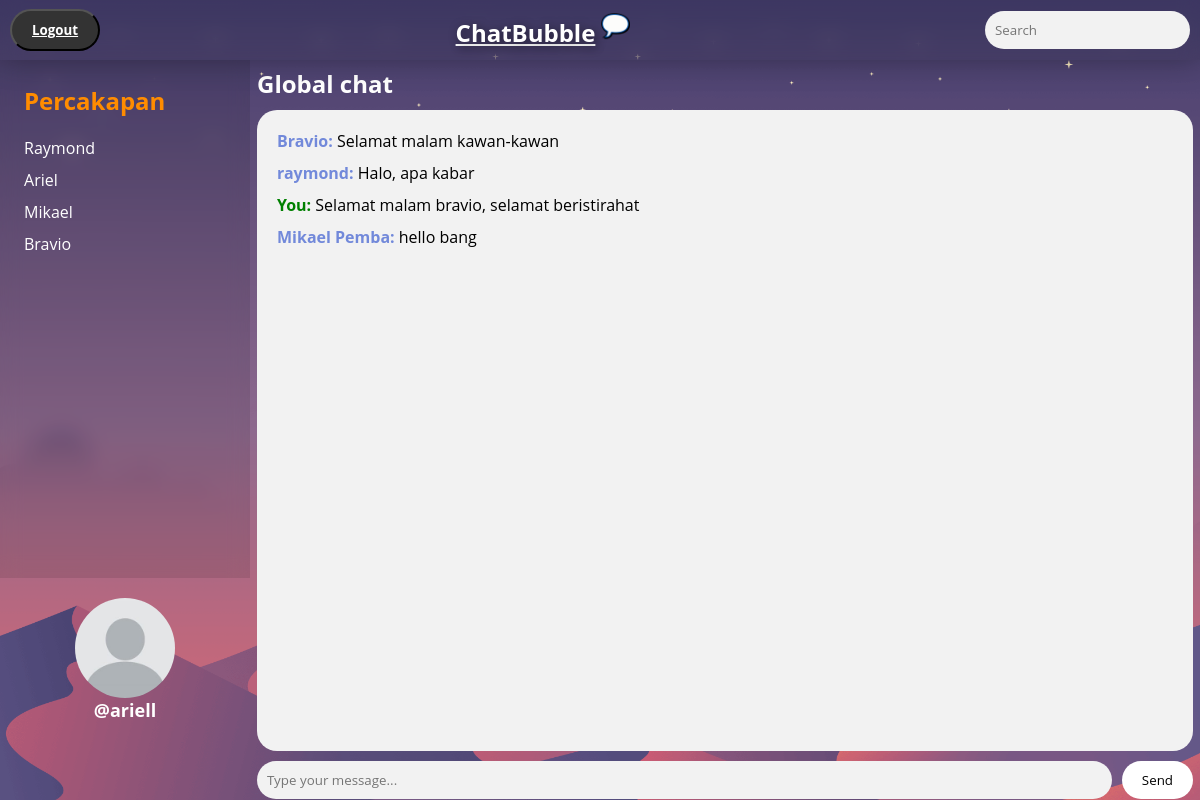
The app's page /login/chatbubble.php (signed in) with its own data.
### tables this page shows
CREATE TABLE `message` (
  `message_id` int(11) NOT NULL,
  `username` varchar(50) NOT NULL,
  `isi_pesan` varchar(255) NOT NULL,
  `waktu_terkirim` datetime NOT NULL DEFAULT current_timestamp(),
  `isi_media` varchar(255) DEFAULT NULL
);

### login/koneksi.php (called while the page is built, shortened)
<?php
    $db = mysqli_connect("localhost", "root", "", "useraccount");
    function query($query) {
        global $db;
        $result = mysqli_query($db, $query);
        $rows = [];
        while( $row = mysqli_fetch_assoc($result) ) {
            $rows[] = $row;
        }
        return $rows;
    }
?>

### login/chatbubble.php (the view, shortened to what this page needs)
<?php
  require 'koneksi.php';
  $username = $_SESSION["username"];
  $account = query("SELECT * FROM admin_account WHERE username = '$username'")[0];
$globalM = query("SELECT * FROM `message`");
?>
<!DOCTYPE html>
<html>
  <head>
    <link href="chatbubble.css" rel="stylesheet" type="text/css">
  </head>
  <body>
    <header class="navbar">
      <nav id="logout">
        <ul>
          <a href="logout.php">
          <button id="logout-btn" >Logout</button>
          </a>
        </ul>
      </nav>
      <nav id="name">
        <div class="logo"><a href="#">ChatBubble</a>
          <img src="../chatbubble.png" alt="chatbubble">
        </div>
      </nav>
      <div class="search-box">
        <input type="text" placeholder="Search">
      </div>
    </header>
    <main>
      <div class="side-bar">
        <div class="Percakapan">
          <h2>Percakapan</h2>
          <ul>
            <li><a href="#">Raymond</a></li>
            <li><a href="#">Ariel</a></li>
            <li><a href="#">Mikael</a></li>
            <li><a href="#">Bravio</a></li>
          </ul>
        </div>
        <div class="user-profile">
          <img class="profile-pic" src="UserProfile/<?= $account['picture']; ?>" onclick="showUploadPopup()">
          <p class="user-profile-name">@<?= $username ?></p>
        </div>
      </div>
      <div class="chat">
        <h2>Global chat</h2>
        <div class="chat-box">
          <?php foreach( $globalM as $row ) : ?>
            <?php if( $username == $row["username"] ) : ?>
              <p><strong style="color:green;">You:</strong> <?= $row["isi_pesan"] ?></p>
              <?php continue; ?>
            <?php endif; ?>
              <p><strong><?= $row["username"] ?>:</strong> <?= $row["isi_pesan"] ?></p>
          <?php endforeach; ?>
        </div>
        <form class="form" action="" method="post">
          <input  name="yourMessage" type="text" placeholder="Type your message..." required>
          <button name="sendM" type='submit' onclick="chating()" >Send</button>
        </form>
      </div>
    </main>
  </body>
</html>

### login/chatbubble.css (style rules this page uses)
* { margin: 0; padding: 0; box-sizing: border-box; font-family: 'Open Sans', sans-serif; }
body { height: 100%; width: 100%; background-color: #000; background-image: url('wallpaper.png'); background-size: cover; background-position: center; background-attachment: fixed; margin: 0; padding: 0; font-family: Arial, sans-serif; transition: background-image 1s ease-in-out; }
main { display: block; position: relative; width: 100%; height: calc(100vh - 60px); top: 60px; margin-top: 60px auto 0px; justify-content: space-between; }
header { position: sticky; padding: 0 2rem; }
.navbar { position: fixed; top: 0; left: 0; width: 100%; height: 60px; display: flex; justify-content: space-between; align-items: center; padding: 10px; backdrop-filter: blur(10px); background-color: rgba(10, 10, 10, 0.1); box-shadow: 0 0 30px rgba(0, 0, 0, 0.3); z-index: 9999; }
.navbar .logo a { font-size: 1.5rem; font-weight: bold; text-shadow: 2px 2px 10px rgba(0, 0, 0, 0.5); }
a { color: #fff; }
.logo { text-decoration: none; }
.logo img { width: 30px; height: auto; }
#logout-btn { background-color: #333; color: #fff; padding: 10px 20px; border-radius: 100px; cursor: pointer; font-weight: bold; display: flex; }
.search-box { display: flex; align-items: center; background-color: #f2f2f2; border-radius: 20px; padding: 10px; }
.search-box input[type="text"] { border: none; background-color: transparent; margin-right: 10px; width: 100%; }
.side-bar { margin: 0; display: inline-flex; position: relative; flex-direction: column; height: 100%; width: 250px; }
.Percakapan { display: block; position: relative; overflow-y: auto; backdrop-filter: blur(10px); background-color: rgba(10, 10, 10, 0.1); width: inherit; height: 70%; padding: 1.5rem; z-index: 1; }
.Percakapan h2 { font-size: 24px; margin-bottom: 20px; font-weight: bold; color: #ff8c00; }
.Percakapan ul { list-style: none; margin: 0; padding: 0; }
.Percakapan li { margin-bottom: 10px; }
.Percakapan a { text-decoration: none; color: #fff; }
.user-profile { display: flex; position: relative; flex-direction: column; justify-content: center; align-items: center; height: fit-content; padding-top: 20px; width: inherit; z-index: 999999; }
.profile-pic { width: 100px; height: 100px; border-radius: 50%; overflow: hidden; object-fit: cover; }
.user-profile-name { font-size: 18px; font-weight: bold; color: white; text-align: center; }
.chat { display: inline-block; position: absolute; flex-basis: 50%; padding: 7px; width: calc(100vw - 250px); height: 100%; z-index: 2; }
.chat h2 { padding: 0px; font-size: 24px; font-weight: bold; color: white; }
.chat-box { overflow-y: auto; height: calc(100% - 85px ); background-color: #f2f2f2; border-radius: 20px; padding: 20px; margin-top: 10px; margin-bottom: 10px; }
.chat-box p { margin: 0; padding: 0; margin-bottom: 10px; }
.chat-box strong { color: #7289da; }
.form { display: flex; align-items: center; }
.form input[type="text"] { border: none; background-color: #f2f2f2; border-radius: 20px; padding: 10px; flex-grow: 1; margin-right: 10px; }
.form button { background-color: #fff; color: #000; border: none; border-radius: 20px; padding: 10px 20px; cursor: pointer; }

### records on screen
message: username "Bravio", isi_pesan "Selamat malam kawan-kawan"
message: username "raymond", isi_pesan "Halo, apa kabar"
message: isi_pesan "Selamat malam bravio, selamat beristirahat"
message: username "Mikael Pemba", isi_pesan "hello bang"

### other values on screen
$username "ariell"
